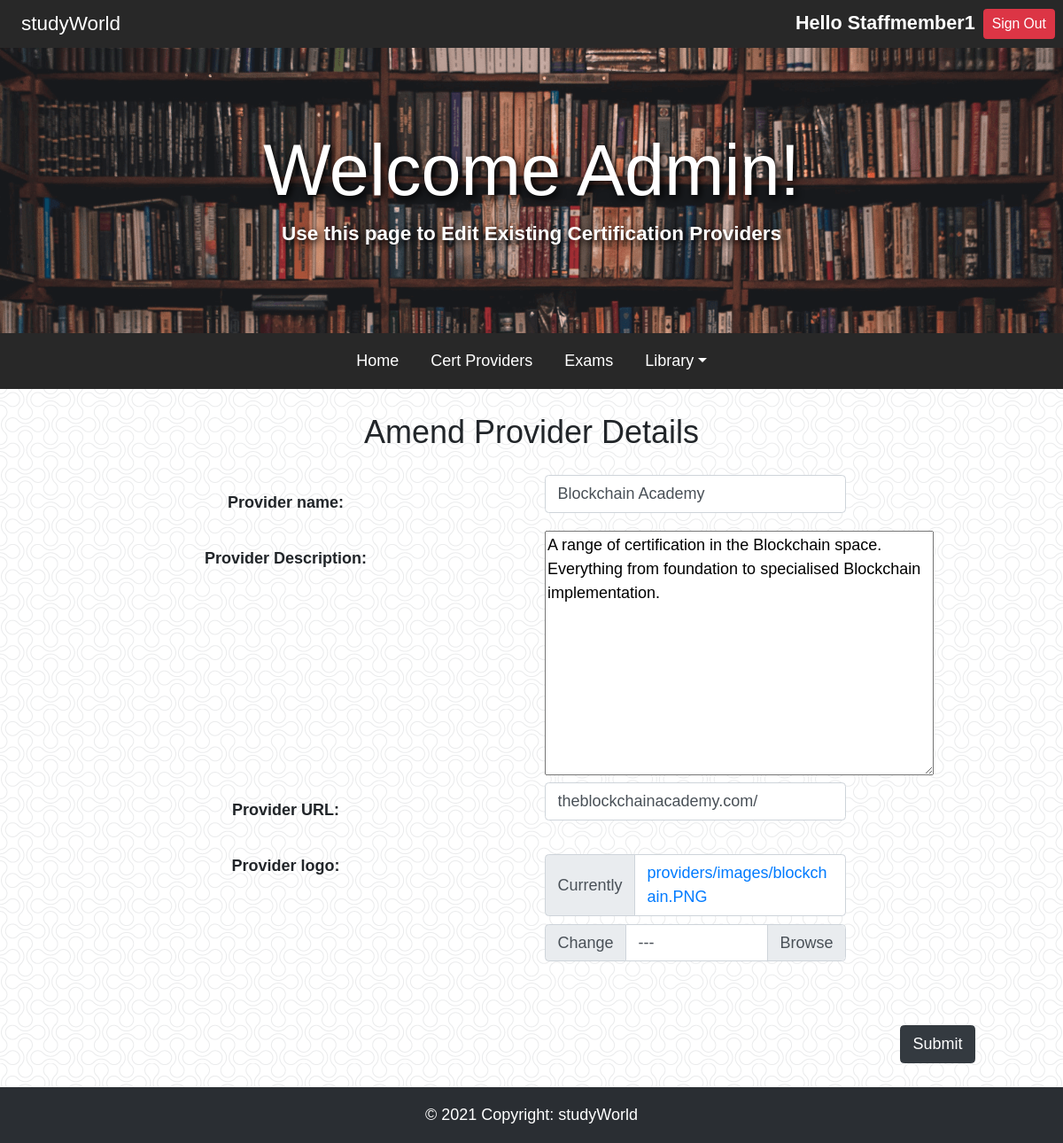
The page /providers/update/54 (signed in) on the database its author committed.
### providers/models.py (models this page shows, shortened)
class Providers(models.Model):
    name = models.CharField(max_length=50)
    description = models.CharField(max_length=200)
    url = models.CharField(max_length=50)
    logo = models.ImageField(upload_to='providers/images/', null=True)
    created = models.DateTimeField(auto_now_add=True)
    class Meta:
        ordering = ['created']

### providers/views.py (the view, shortened to what this page needs)
# urls.py: path('providers/update/<pk>', providers_update, name='providers-update'),
def providers_update(request, pk):
    if request.user.is_staff:
        provider = Providers.objects.get(id=pk)
        form = providerCreateForm(instance=provider)
        context = {'form': form}
        return render(request, 'update.html', context)
    else:
        return redirect('index')

### providers/forms.py
class providerCreateForm(forms.ModelForm):
    name = forms.CharField(widget=forms.TextInput(attrs={
        'placeholder': 'Provider Name'}))
    description = forms.CharField(widget=forms.TextInput(attrs={
        'placeholder': 'Provider description'}))
    url = forms.CharField(widget=forms.TextInput(attrs={
        'placeholder': 'url'}))
    logo = forms.ImageField()
    def __init__(self, *args, **kwargs):
        super(providerCreateForm, self).__init__(*args, **kwargs)
        self.helper = FormHelper()
        self.helper.form_show_labels = False
    class Meta:
        model = Providers
        fields = ['name', 'description', 'url', 'logo']

### providers/templates/update.html (shortened to what this page needs)
{% extends "base.html" %}
{% load crispy_forms_tags %}
{% load static %}
{% block scripts %}
    <link rel="stylesheet" type="text/css" href="{% static 'css/main.css' %}">
{% endblock scripts %}
{% block content %}
<div class="jumbotron jumbotron-fluid">
    <div class="container">
        <h1 class="display-3 text-center">
            <strong>
                Welcome Admin!
            </strong>
        </h1>
        <h5 class="text-center">
            <strong>
                Use this page to Edit Existing Certification Providers
            </strong>
        </h5>
    </div>
</div>
{% include "navbar.html" %}
<div class="container">
    <h2 class="my-4 text-center">
        Amend Provider Details
    </h2>
    <form method="post" enctype="multipart/form-data">
        <div class="container">
            <div class="row">
                <div class="col-md-6 pt-3 text-center">
                    <p class="fieldname">Provider name:</p>
                </div>
                <div class="col-md-4 text-left">
                    {{ form.name|as_crispy_field }}
                </div>
            </div>
            <div class="row">
                <div class="col-md-6 pt-3 text-center">
                    <p class="fieldname">Provider Description:</p>
                </div>
                <div class="col-md-4 text-center">
                    {{ form.description.as_textarea }}
                </div>
            </div>
            <div class="row">
                <div class="col-md-6 pt-3 text-center">
                    <p class="fieldname">Provider URL:</p>
                </div>
                <div class="col-md-4 text-left">
                    {{ form.url|as_crispy_field }}
                </div>
            </div>
            <div class="row">
                <div class="col-md-6 pt-3 text-center">
                    <p class="fieldname">Provider logo:</p>
                </div>
                <div class="col-md-4 pt-3">
                    {{ form.logo|as_crispy_field }}
                </div>
            </div>
            <br>
        </div>
        <div class="text-right pr-5">
            <button class="btn btn-dark my-4" type="submit">Submit</button>
        </div>
    </form>
</div>
{% endblock content %}

### templates/base.html (shortened to what this page needs)
{% load static %}
<!DOCTYPE html>
<html lang="en">
    <head>
        <link rel="stylesheet" href="https://cdn.jsdelivr.net/npm/bootstrap@4.5.3/dist/css/bootstrap.min.css">
        <link rel="stylesheet" type="text/css" href="{% static 'css/style.css' %}">
        {% block scripts %}
        {% endblock scripts %}
    </head>
    <div class="container-fluid headpanel">
        <div class="row">
          <div class="col-8"><a class="navbar-brand mx-2 my-1 studyworld" href="{% url 'index' %}">studyWorld</a></div>
          <div class="col-4 align-self-center px-2">
            {% if user.is_authenticated %}
              <a class="btn btn-sm btn-danger fw-bold float-right" href="{% url 'members:member-signout' %}" type="submit">Sign Out</a>
              <a class="text-wrap pr-2 float-right" id="greeting"> Hello {{request.user}}</a>
            {% else %}
              <a class="btn btn-sm btn-success fw-bold float-right" href="{% url 'members:member-register' %}" type="submit">Join</a>
              <a class="btn btn-sm btn-success fw-bold float-right mx-2" href="{% url 'members:member-signin' %}" type="submit">Sign In</a>
            {% endif %}
          </div>
        </div>
      </div>
    <body>
        {% block content %}
        {% endblock content %}
    </body>
<footer class="bg-dark text-center text-white">
  <div class="text-center p-3" style="background-color: rgba(0, 0, 0, 0.2);">
    © 2021 Copyright:
    <a class="text-white">studyWorld</a>
  </div>
</footer>
</html>

### static/css/style.css (style rules this page uses)
body, html { height: 100%; margin: 0; font-size: large; font-family: Arial; background-color: white; background-image: url('../images/backgrounds/bubble.png'); }
.studyworld { color:white }
.headpanel { background-color: rgb(40, 40, 40); }
#greeting { color: white; font-size: larger; font-weight: bold; }
.jumbotron { color: white; text-shadow: 3px 3px 8px #000000; margin-bottom: 0 !important; background-image: url('/static/images/jumbotron/resource.png'); background-size: cover; padding: 5rem 3rem; background-color: rgb(65, 65, 65); }

### providers/static/css/main.css (style rules this page uses)
.fieldname { font-weight: bold; font-size: large; }

### rows shown on the page
Providers: name "Blockchain Academy", description "A range of certification in the Blockchain space. Everything from foundation to specialised Blockchain implementation.", url "theblockchainacademy.com/", logo|as_crispy_field "Currently providers/images/blockchain.PNG Change ---"

### other values the page prints
{{ request.user }} "Staffmember1"
